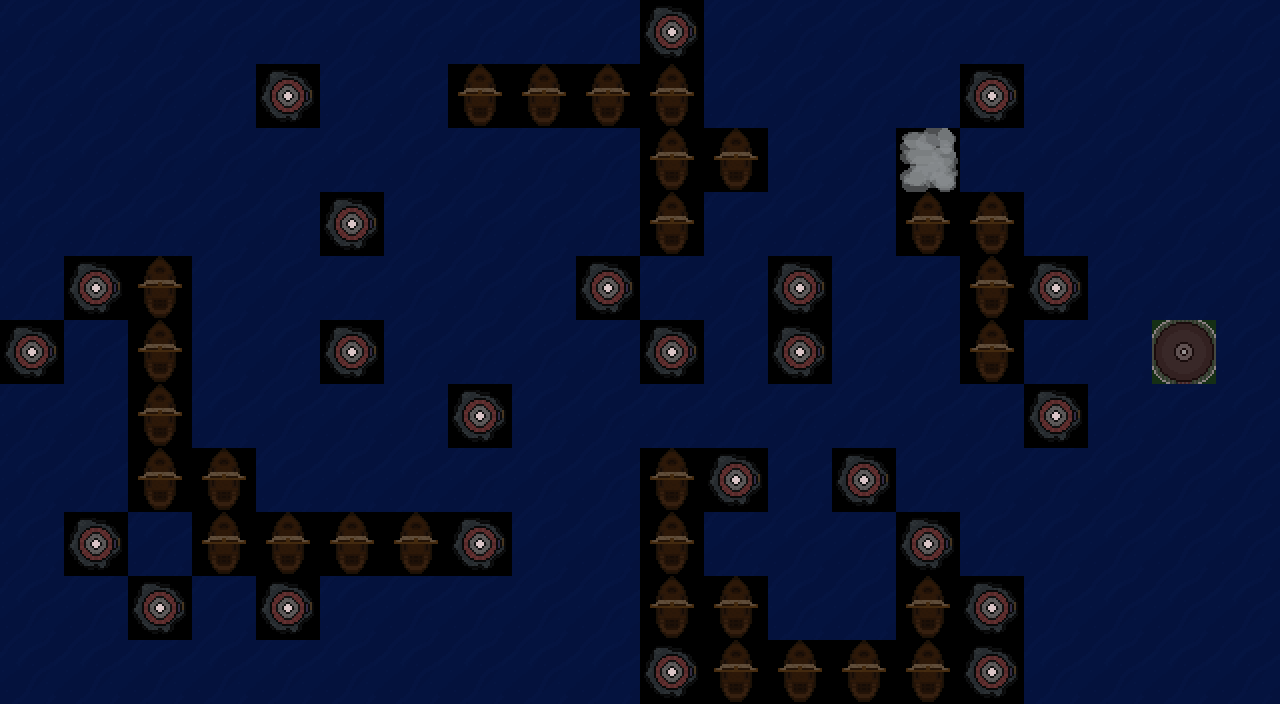

A level layout from a 2D game, rendered from its tile map. Below: a short description, then the map file with its tile-grid data intact:
An orthogonal 20x11 tile map with 64x64 px tiles, 1 tile layer (Tile Layer 1), 5 tilesets.

<map version="1.0" tiledversion="1.1.0" orientation="orthogonal" renderorder="right-down" width="20" height="11" tilewidth="64" tileheight="64" infinite="0" nextobjectid="1">
 <tileset firstgid="1" source="../tileset/water1.tsx" />
 <tileset firstgid="2" source="../tileset/LHMain.tsx" />
 <tileset firstgid="11" source="../tileset/ship1.tsx" />
 <tileset firstgid="12" source="../tileset/LH1.tsx" />
 <tileset firstgid="13" source="../tileset/fog1.tsx" />
 <layer name="Tile Layer 1" width="20" height="11">
  <data encoding="csv">
1,1,1,1,1,1,1,1,1,1,12,1,1,1,1,1,1,1,1,1,
1,1,1,1,12,1,1,11,11,11,11,1,1,1,1,12,1,1,1,1,
1,1,1,1,1,1,1,1,1,1,11,11,1,1,13,1,1,1,1,1,
1,1,1,1,1,12,1,1,1,1,11,1,1,1,11,11,1,1,1,1,
1,12,11,1,1,1,1,1,1,12,1,1,12,1,1,11,12,1,1,1,
12,1,11,1,1,12,1,1,1,1,12,1,12,1,1,11,1,1,6,1,
1,1,11,1,1,1,1,12,1,1,1,1,1,1,1,1,12,1,1,1,
1,1,11,11,1,1,1,1,1,1,11,12,1,12,1,1,1,1,1,1,
1,12,1,11,11,11,11,12,1,1,11,1,1,1,12,1,1,1,1,1,
1,1,12,1,12,1,1,1,1,1,11,11,1,1,11,12,1,1,1,1,
1,1,1,1,1,1,1,1,1,1,12,11,11,11,11,12,1,1,1,1
</data>
 </layer>
</map>
